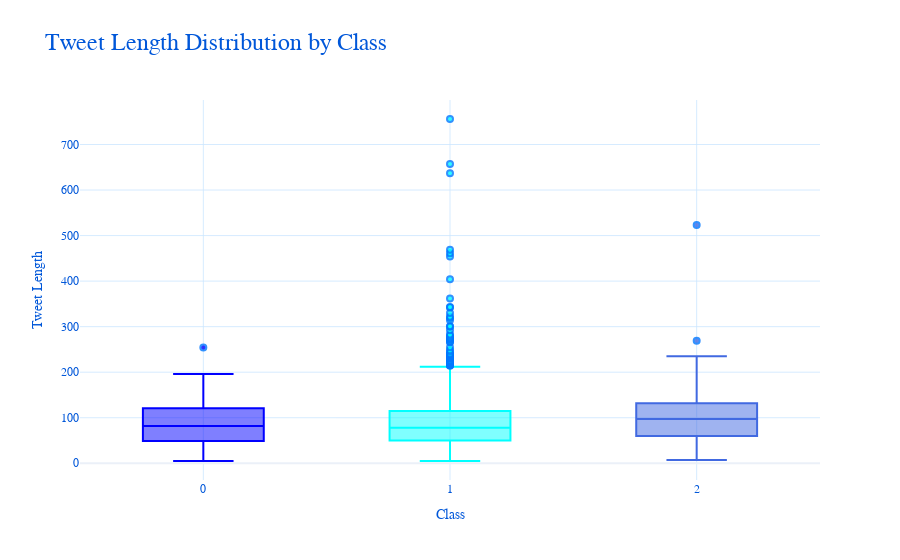

The notebook cell this image was saved under:
### Markdown cell above
Now we are able to see the number of occurences for each of the top 10 words for the respective classes. We can see that the word 'bitch' and 'bitches' dominate the offensive words category if we exclude 'RT'. However, for the hate speech words and normal words, they have a relatively balanced distribution. This might be due to the large amount of data for the offensive class causing such skewing to be present.

### Code cell
df['tweet_length'] = df['tweet'].apply(len)

fig = px.box(df, 
             x='class', 
             y='tweet_length', 
             color='class', 
             title='Tweet Length Distribution by Class',
             template='plotly_white', 
             color_discrete_sequence=['royalblue', 'cyan', 'blue'])

fig.update_traces(marker=dict(opacity=0.8, 
                              line=dict(width=2, color='#0077ff')))

fig.update_layout(
    title_font=dict(size=24, color='#0057d9', family='Courier New'),
    xaxis_title="Class",
    yaxis_title="Tweet Length",
    paper_bgcolor='white',
    plot_bgcolor='white',
    font=dict(color='#0057d9', family='Courier New'),
    hoverlabel=dict(bgcolor='#e6f2ff', font=dict(color='#002bb8')),
    showlegend=False
)

fig.update_xaxes(showgrid=True, gridwidth=0.8, gridcolor='#cce6ff')
fig.update_yaxes(showgrid=True, gridwidth=0.8, gridcolor='#cce6ff')

fig.show()

### Figure 1 — Plotly figure (JSON) as saved in the notebook; plotly's stock layout.template omitted (floating-point values rounded to 4 significant figures; data arrays with more than 128 entries replaced by an {"elided": "..."} marker saying what was removed)
{"data": [{"alignmentgroup": "True", "hovertemplate": "class=%{x}<br>tweet_length=%{y}<extra></extra>", "legendgroup": "2", "marker": {"color": "royalblue", "line": {"color": "#0077ff", "width": 2}, "opacity": 0.8}, "name": "2", "notched": false, "offsetgroup": "2", "orientation": "v", "showlegend": true, "type": "box", "x": {"elided": "4163 int values"}, "x0": " ", "xaxis": "x", "y": {"elided": "4163 int values"}, "y0": " ", "yaxis": "y"}, {"alignmentgroup": "True", "hovertemplate": "class=%{x}<br>tweet_length=%{y}<extra></extra>", "legendgroup": "1", "marker": {"color": "cyan", "line": {"color": "#0077ff", "width": 2}, "opacity": 0.8}, "name": "1", "notched": false, "offsetgroup": "1", "orientation": "v", "showlegend": true, "type": "box", "x": {"elided": "19190 int values"}, "x0": " ", "xaxis": "x", "y": {"elided": "19190 int values"}, "y0": " ", "yaxis": "y"}, {"alignmentgroup": "True", "hovertemplate": "class=%{x}<br>tweet_length=%{y}<extra></extra>", "legendgroup": "0", "marker": {"color": "blue", "line": {"color": "#0077ff", "width": 2}, "opacity": 0.8}, "name": "0", "notched": false, "offsetgroup": "0", "orientation": "v", "showlegend": true, "type": "box", "x": {"elided": "1430 int values"}, "x0": " ", "xaxis": "x", "y": {"elided": "1430 int values"}, "y0": " ", "yaxis": "y"}], "layout": {"boxmode": "overlay", "font": {"color": "#0057d9", "family": "Courier New"}, "hoverlabel": {"bgcolor": "#e6f2ff", "font": {"color": "#002bb8"}}, "legend": {"title": {"text": "class"}, "tracegroupgap": 0}, "paper_bgcolor": "white", "plot_bgcolor": "white", "showlegend": false, "title": {"font": {"color": "#0057d9", "family": "Courier New", "size": 24}, "text": "Tweet Length Distribution by Class"}, "xaxis": {"anchor": "y", "categoryarray": [2, 1, 0], "categoryorder": "array", "domain": [0, 1], "gridcolor": "#cce6ff", "gridwidth": 0.8, "showgrid": true, "title": {"text": "Class"}}, "yaxis": {"anchor": "x", "domain": [0, 1], "gridcolor": "#cce6ff", "gridwidth": 0.8, "showgrid": true, "title": {"text": "Tweet Length"}}}}
